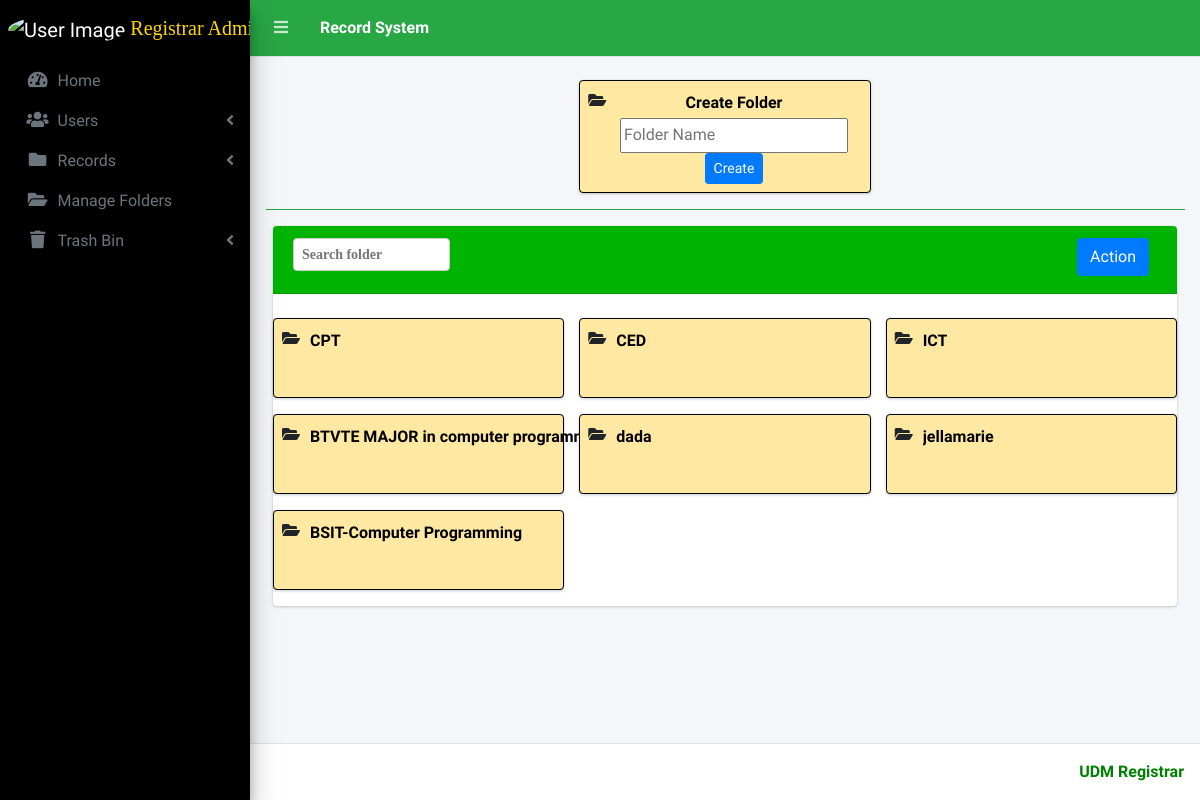
The page /index.php?page=manage_folders (signed in) on the database its author committed.
### tables this page shows
CREATE TABLE `folders` (
  `id` int(200) NOT NULL,
  `folder_name` varchar(200) NOT NULL,
  `parent_folder_id` int(200) NOT NULL,
  `created_at` timestamp(6) NULL DEFAULT current_timestamp(6),
  `updated_at` timestamp(6) NOT NULL DEFAULT current_timestamp(6) ON UPDATE current_timestamp(6)
);

### manage_folders.php (the view, shortened to what this page needs)
<center>
    <div class="col-8 col-sm-6 col-md-4">
        <div class="info-box">
            <span class=""><i class="fa fa-folder-open"></i></span>
            <a href="#">
                <div class="info-box-content">
                    <div>
                        <span class="info-box-text"><b style="color:black">Create Folder</b></span>
                        <form method="POST" action="">
                            <input type="text" name="folder_name" placeholder="Folder Name" required>
                            <button type="submit" name="create_folder" class="btn btn-primary btn-sm">Create</button>
                        </form>
                    </div>
                </div>
            </a>
        </div>
    </div>
</center>
<hr class="border-success">
<div class="col-sm-12">
    <div class="card card-outline">
        <div class="card-header">
            <div class="card-tools mr-2">
                <a button id="show-delete-buttons" class="btn btn-primary">Action</button></a>
            </div>
            <div class="search-bar-container">
                <input type="text" id="search-bar" class="fas fa-search search-bar" placeholder="Search folder"
                    onkeyup="searchFolders()">
            </div>
        </div>
        <br>
        <div class="row" id="folder-list">
            <?php
            $foldersQuery = "SELECT * FROM folders";
            $foldersResult = $conn->query($foldersQuery);
            if ($foldersResult->num_rows > 0) {
                while ($folderRow = $foldersResult->fetch_assoc()) {
                    $folderId = $folderRow['id'];
                    $folderName = $folderRow['folder_name'];
            ?>
            <?php if ($_SESSION['login_type'] == 1): ?>
            <div class="col-12 col-sm-6 col-md-4">
                <div class="info-box">
                    <span class=""><i class="fa fa-folder-open"></i></span>
                    <div class="columncontent">
                        <a href="./index.php?page=folder&folder_id=<?php echo $folderId; ?>">
                            <div class="info-box-content">
                                <span class="info-box-text"><b style="color:black"><?php echo $folderName; ?></b></span>
                            </div>
                        </a>
                    </div>
                </div>
            </div>
            <?php endif; ?>
            <?php
                }
            } else {
                echo "";
            }
            ?>
        </div>
    </div>
</div>

### manage_folders.php (style rules this page uses)
.search-bar-container { display: flex; align-items: center; margin-bottom: 10px; }
.search-bar { width: 20%; padding: 8px; border: 1px solid #ccc; border-radius: 4px; font-size: 14px; }
.card-header { background: #00b300; }

### rows shown on the page
folders: folder_name "CPT"
folders: folder_name "CED"
folders: folder_name "ICT"
folders: folder_name "BTVTE MAJOR in computer programming"
folders: folder_name "dada"
folders: folder_name "jellamarie"
folders: folder_name "BSIT-Computer Programming"

### other values the page prints
$_SESSION['login_firstname'].' '.$_SESSION['login_lastname'] "Registrar…"
